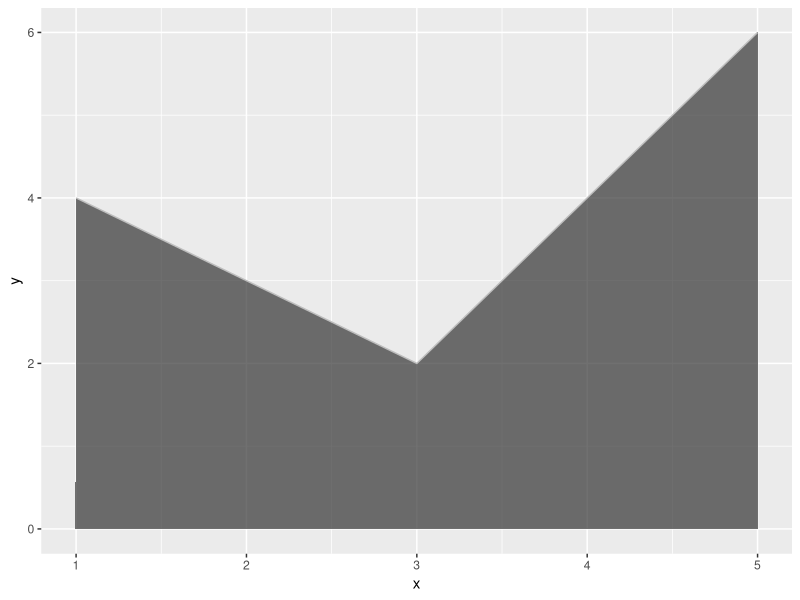

Reproduce this figure in R.
## ---- chunk 1
#| include: false
knitr::opts_chunk$set(
  results = "markup",
  collapse = TRUE,
  comment = ""
)
## ---- chunk 2
#| include: false
## library to inspect objects
library(tibble)
library(purrr)
library(rlang)
library(ggplot2)
library(scales)
library(dplyr)
## ---- chunk 3
df <- data.frame(
  x = c(3 ,1, 5),
  y = c(2,4,6),
  label = c("a", "b", "c")
)

df |>
  ggplot(aes(x, y, label = label)) +
  geom_area(color = "gray", alpha = 0.7)
